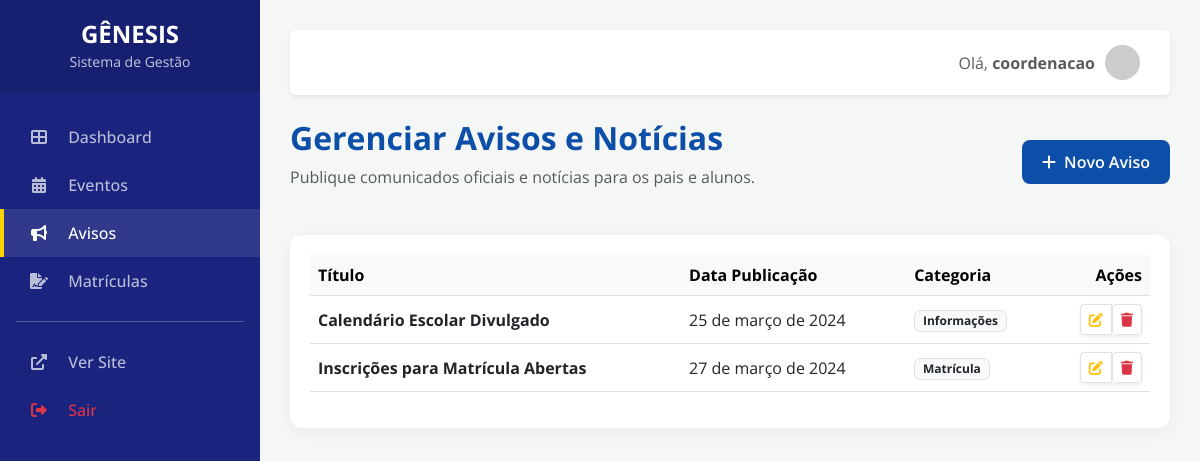
Screenshot of /gestao/gerenciar_avisos.php (signed in) with the database file from the repository.
### tables this page shows
CREATE TABLE IF NOT EXISTS news (
    id INT AUTO_INCREMENT PRIMARY KEY,
    title VARCHAR(150) NOT NULL,
    date_published VARCHAR(50) NOT NULL,
    category VARCHAR(50),
    excerpt TEXT,
    content TEXT,
    created_at TIMESTAMP DEFAULT CURRENT_TIMESTAMP
);

### gestao/gerenciar_avisos.php (the view, shortened to what this page needs)
<?php
require_once __DIR__ . '/../config/config.php';
$action = $_GET['action'] ?? 'list';
$newsList = $pdo->query("SELECT * FROM news ORDER BY id DESC")->fetchAll();
?>
<!DOCTYPE html>
<html lang="pt-BR">
<head>
    <link href="https://cdn.jsdelivr.net/npm/bootstrap@5.3.0/dist/css/bootstrap.min.css" rel="stylesheet">
    <link rel="stylesheet" href="https://cdnjs.cloudflare.com/ajax/libs/font-awesome/6.0.0/css/all.min.css">
    <link rel="stylesheet" href="../public/assets/css/admin.css">
</head>
<body>
<div class="admin-wrapper">
    <aside class="sidebar">
        <div class="sidebar-header">
            <h4 class="mb-0 fw-bold">GÊNESIS</h4>
            <small class="opacity-75">Sistema de Gestão</small>
        </div>
        <nav class="sidebar-menu">
            <a href="painel.php"><i class="fas fa-th-large"></i> Dashboard</a>
            <a href="gerenciar_eventos.php"><i class="fas fa-calendar-alt"></i> Eventos</a>
            <a href="gerenciar_avisos.php" class="active"><i class="fas fa-bullhorn"></i> Avisos</a>
            <a href="gerenciar_matriculas.php"><i class="fas fa-file-signature"></i> Matrículas</a>
            <hr class="mx-3 opacity-25">
            <a href="../public/index.php" target="_blank"><i class="fas fa-external-link-alt"></i> Ver Site</a>
            <a href="logout.php" class="text-danger"><i class="fas fa-sign-out-alt"></i> Sair</a>
        </nav>
    </aside>
    <main class="main-content">
        <div class="top-nav mb-4 rounded shadow-sm">
            <div class="user-profile">
                <span class="fw-600 text-muted">Olá, <strong><?php echo htmlspecialchars($_SESSION['gestao_usuario']); ?></strong></span>
                <img src="https://ui-avatars.com/api/?name=<?php echo $_SESSION['gestao_usuario']; ?>&background=0d4fa8&color=fff" alt="User" class="rounded-circle" width="35">
            </div>
        </div>
        <div class="page-header d-flex justify-content-between align-items-center">
            <div>
                <h2>Gerenciar Avisos e Notícias</h2>
                <p class="text-muted">Publique comunicados oficiais e notícias para os pais e alunos.</p>
            </div>
            <?php if ($action === 'list'): ?>
                <a href="?action=add" class="btn btn-admin btn-admin-primary"><i class="fas fa-plus me-2"></i>Novo Aviso</a>
            <?php endif; ?>
        </div>
        <?php if ($action === 'list'): ?>
            <div class="admin-card">
                <div class="table-responsive">
                    <table class="table table-hover align-middle">
                        <thead class="table-light">
                            <tr>
                                <th>Título</th>
                                <th>Data Publicação</th>
                                <th>Categoria</th>
                                <th class="text-end">Ações</th>
                            </tr>
                        </thead>
                        <tbody>
                            <?php foreach ($newsList as $n): ?>
                            <tr>
                                <td class="fw-bold"><?php echo htmlspecialchars($n['title']); ?></td>
                                <td><?php echo htmlspecialchars($n['date_published']); ?></td>
                                <td><span class="badge bg-light text-dark border"><?php echo htmlspecialchars($n['category']); ?></span></td>
                                <td class="text-end">
                                    <div class="btn-group shadow-sm">
                                        <a href="?action=edit&id=<?php echo $n['id']; ?>" class="btn btn-sm btn-white text-warning border"><i class="fas fa-edit"></i></a>
                                        <form method="POST" class="d-inline" onsubmit="return confirm('Tem certeza?');">
                                            <button type="submit" class="btn btn-sm btn-white text-danger border"><i class="fas fa-trash"></i></button>
                                        </form>
                                    </div>
                                </td>
                            </tr>
                            <?php endforeach; ?>
                        </tbody>
                    </table>
                </div>
            </div>
        <?php endif; ?>
    </main>
</div>
</body>
</html>

### assets/css/admin.css (style rules this page uses)
:root { --admin-primary: #0d4fa8; --admin-secondary: #f8f9fa; --admin-sidebar: #1a237e; --admin-accent: #ffd400; --admin-text: #333; --admin-bg: #f4f7f6; }
body { background-color: var(--admin-bg); font-family: 'Open Sans', sans-serif; }
.admin-wrapper { display: flex; min-height: 100vh; }
.sidebar { width: 260px; background-color: var(--admin-sidebar); color: #fff; transition: all 0.3s; position: fixed; height: 100vh; z-index: 1000; }
.sidebar-header { padding: 20px; background: rgba(0,0,0,0.1); text-align: center; }
.sidebar-menu { padding: 20px 0; }
.sidebar-menu a { padding: 12px 25px; display: block; color: rgba(255,255,255,0.7); text-decoration: none; transition: 0.3s; font-weight: 500; border-left: 4px solid transparent; }
.sidebar-menu a i { margin-right: 15px; width: 20px; text-align: center; }
.sidebar-menu a:hover, .sidebar-menu a.active { color: #fff; background: rgba(255,255,255,0.1); border-left-color: var(--admin-accent); }
.main-content { flex: 1; margin-left: 260px; padding: 30px; }
.admin-card { background: #fff; border-radius: 12px; box-shadow: 0 4px 15px rgba(0,0,0,0.05); border: none; transition: 0.3s; padding: 20px; }
.page-header { margin-bottom: 30px; }
.page-header h2 { font-weight: 700; color: var(--admin-primary); }
.btn-admin { padding: 10px 20px; border-radius: 8px; font-weight: 600; transition: 0.3s; }
.btn-admin-primary { background-color: var(--admin-primary); color: #fff; border: none; }
.top-nav { background: #fff; padding: 15px 30px; box-shadow: 0 2px 10px rgba(0,0,0,0.05); display: flex; justify-content: flex-end; align-items: center; }
.user-profile { display: flex; align-items: center; gap: 10px; }

### rows the page displays
news: title "Calendário Escolar Divulgado", date_published "25 de março de 2024", category "Informações"
news: title "Inscrições para Matrícula Abertas", date_published "27 de março de 2024", category "Matrícula"

### other values shown
$_SESSION['gestao_usuario'] "coordenacao"
